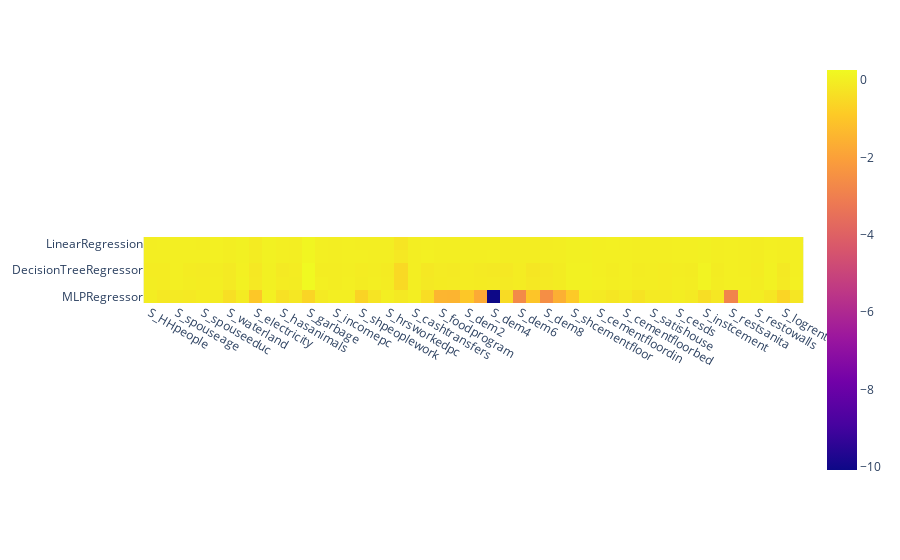

The cell this chart's notebook holds for it:
### Markdown cell above
We calculate the $R^2$ score with a standardized data set and without any standardization. Different algorithms improve in performance when standardizing and others have in general no need for standardization like the Gradient Boosting Regressor.

### Code cell
# selected_models = [LinearRegression(), Lasso(max_iter=5000), Ridge(), SVR(), DecisionTreeRegressor(), GradientBoostingRegressor()]
# Without standardization
df_results = wrapper_generate_prediction_df(df_census, df_survey, selected_models, standardize_=False)
import plotly.express as px
fig = px.imshow(df_results)
fig.show()

### Figure 1 — Plotly figure (JSON) as saved in the notebook; plotly's stock layout.template omitted (floating-point values rounded to 4 significant figures; data arrays with more than 128 entries replaced by an {"elided": "..."} marker saying what was removed)
{"data": [{"coloraxis": "coloraxis", "hovertemplate": "x: %{x}<br>y: %{y}<br>color: %{z}<extra></extra>", "type": "heatmap", "x": ["S_HHpeople", "S_headage", "S_spouseage", "S_headeduc", "S_spouseeduc", "S_rooms", "S_waterland", "S_waterhouse", "S_electricity", "S_cementfloor2000", "S_hasanimals", "S_animalsinside", "S_garbage", "S_washhands", "S_incomepc", "S_assetspc", "S_shpeoplework", "S_microenter", "S_hrsworkedpc", "S_consumptionpc", "S_cashtransfers", "S_milkprogram", "S_foodprogram", "S_dem1", "S_dem2", "S_dem3", "S_dem4", "S_dem5", "S_dem6", "S_dem7", "S_dem8", "S_seguropopular", "S_shcementfloor", "S_cementfloorkit", "S_cementfloordin", "S_cementfloorbat", "S_cementfloorbed", "S_satisfloor", "S_satishouse", "S_satislife", "S_cesds", "S_pss", "S_instcement", "S_instsanita", "S_restsanita", "S_constceili", "S_restowalls", "S_improveany", "S_logrent", "S_logsell"], "y": ["LinearRegression", "Ridge", "DecisionTreeRegressor", "GradientBoostingRegressor", "MLPRegressor"], "z": {"elided": "5x50 float values"}}], "layout": {"coloraxis": {"colorscale": [[0, "#0d0887"], [0.1111, "#46039f"], [0.2222, "#7201a8"], [0.3333, "#9c179e"], [0.4444, "#bd3786"], [0.5556, "#d8576b"], [0.6667, "#ed7953"], [0.7778, "#fb9f3a"], [0.8889, "#fdca26"], [1, "#f0f921"]]}, "margin": {"t": 60}, "xaxis": {"constrain": "domain", "scaleanchor": "y"}, "yaxis": {"autorange": "reversed", "constrain": "domain"}}}
